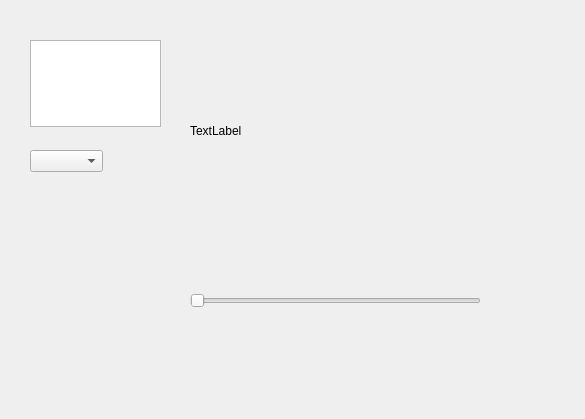
<?xml version="1.0" encoding="UTF-8"?>
<ui version="4.0">
 <class>Dialog</class>
 <widget class="QDialog" name="Dialog">
  <property name="geometry">
   <rect>
    <x>0</x>
    <y>0</y>
    <width>585</width>
    <height>419</height>
   </rect>
  </property>
  <property name="windowTitle">
   <string>Dialog</string>
  </property>
  <widget class="QComboBox" name="archivo">
   <property name="geometry">
    <rect>
     <x>30</x>
     <y>150</y>
     <width>73</width>
     <height>22</height>
    </rect>
   </property>
  </widget>
  <widget class="QTextEdit" name="info">
   <property name="geometry">
    <rect>
     <x>30</x>
     <y>40</y>
     <width>131</width>
     <height>87</height>
    </rect>
   </property>
  </widget>
  <widget class="QLabel" name="img">
   <property name="geometry">
    <rect>
     <x>190</x>
     <y>20</y>
     <width>351</width>
     <height>221</height>
    </rect>
   </property>
   <property name="text">
    <string>TextLabel</string>
   </property>
  </widget>
  <widget class="QSlider" name="imgP">
   <property name="geometry">
    <rect>
     <x>190</x>
     <y>280</y>
     <width>291</width>
     <height>41</height>
    </rect>
   </property>
   <property name="orientation">
    <enum>Qt::Horizontal</enum>
   </property>
  </widget>
 </widget>
 <resources/>
 <connections/>
</ui>
